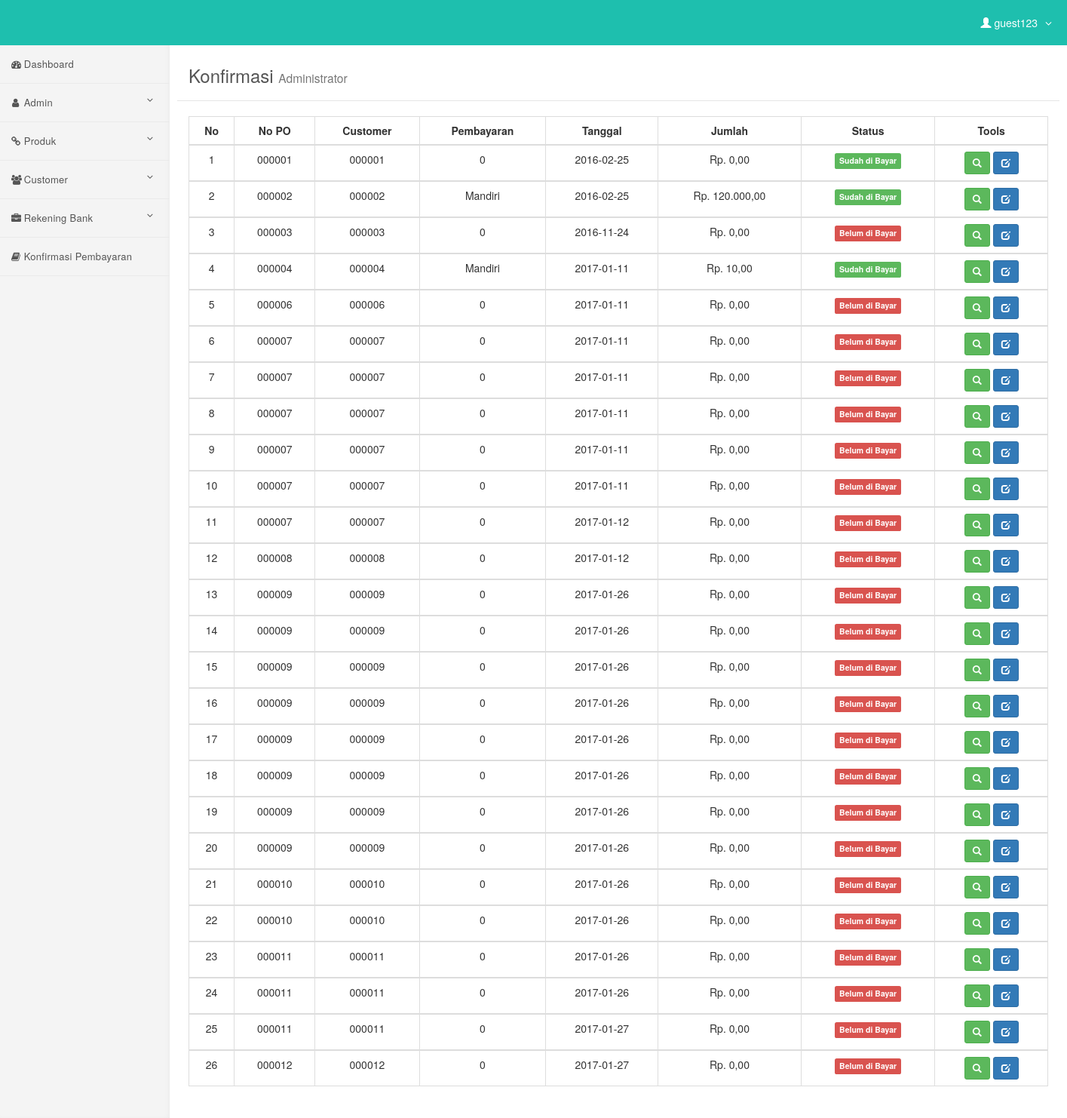
/admin/konfirmasi.php (signed in), run on the app's committed database.
### tables this page shows
CREATE TABLE `konfirmasi` (
  `id_kon` int(6) NOT NULL,
  `nopo` varchar(10) NOT NULL,
  `kd_cus` varchar(15) NOT NULL,
  `bayar_via` varchar(20) NOT NULL,
  `tanggal` date NOT NULL,
  `jumlah` int(10) NOT NULL,
  `bukti_transfer` varchar(50) NOT NULL,
  `status` enum('Bayar','Belum') NOT NULL
);

### admin/konfirmasi.php (the view, shortened to what this page needs)
<?php include('header.php'); ?>
    <div id="page-wrapper">
        <div class="content-header">
            <div class="container">
                <h3>Konfirmasi <small>Administrator</small></h3>
            </div>
        </div>
        <div class="container-fluid">
            <div class="row">
                <div class="col-md-12">
                	<?php
                    $query1="select * from konfirmasi";
                    $tampil=mysqli_query($koneksi, $query1) or die(mysqli_error());
                    ?>
                  <table id="example" class="table table-hover table-bordered">
                  <thead>
                      <tr>
                        <th><center>No </center></th>
                        <th><center>No PO </center></th>
                        <th><center>Customer </i></center></th>
                        <th><center>Pembayaran </center></th>
                        <th><center>Tanggal </center></th>
                        <th><center>Jumlah </center></th>
                        <th><center>Status </center></th>
                        <th><center>Tools</center></th>
                      </tr>
                  </thead>
                     <?php
                     $no=0;
                     while($data=mysqli_fetch_array($tampil))
                    { $no++; ?>
                    <tbody>
                    <tr>
                    <td><center><?php echo $no; ?></center></td>
                    <td><center><?php echo $data['nopo'];?></center></td>
                    <td><center><?php echo $data['kd_cus'];?></center></td>
                    <td><center><?php echo $data['bayar_via']; ?></center></td>
                    <td><center><?php echo $data['tanggal']; ?></center></td>
                    <td><center>Rp. <?php echo number_format($data['jumlah'],2,",",".");?></center></td>
                    <td><center><?php
                            if($data['status'] == 'Bayar'){
                                echo '<span class="label label-success">Sudah di Bayar</span>';
                            }
                            else if ($data['status'] == 'Belum' ){
                                echo '<span class="label label-danger">Belum di Bayar</span>';
                            }
                    ?>
                    </center></td>
                    <td><center><div id="thanks"><a class="btn btn-sm btn-success" data-placement="bottom" data-toggle="tooltip" title="Detail Konfirmasi" href="detail-konfirmasi.php?hal=detail&kd=<?php echo $data['id_kon'];?>"><span class="glyphicon glyphicon-search"></span></a>
                    <a class="btn btn-sm btn-primary" data-placement="bottom" data-toggle="tooltip" title="Edit Konfirmasi" href="edit-konfirmasi.php?hal=edit&kode=<?php echo $data['id_kon'];?>"><span class="glyphicon glyphicon-edit"></span></a>
                    </center></td></tr></div>
                 <?php
              }
              ?>
                   </tbody>
<?php include('footer.php'); ?>

### admin/header.php (shortened to what this page needs)
<?php
if (empty($_SESSION['username'])){
    header('location: login.php');
} else {
?>
<!DOCTYPE html>
<html lang="en">
<head>
    <link rel="stylesheet" type="text/css" href="../assets/css/bootstrap.min.css">
	<link rel="stylesheet" type="text/css" href="../assets/css/font-awesome.min.css">
</head>
  <body>
<div id="wrapper">
    <nav class="navbar navbar-inverse navbar-fixed-top" role="navigation">
        <div class="navbar-header">
            <a class="navbar-brand" href="">
            </a>
        </div>
        <ul class="nav navbar-right top-nav">
            <li class="dropdown">
                <a href="#" class="dropdown-toggle" data-toggle="dropdown"><i class="glyphicon glyphicon-user"></i> <?php echo $_SESSION['fullname']; ?><b class="fa fa-angle-down"></b></a>
            </li>
        </ul>
        <div class="collapse navbar-collapse navbar-ex1-collapse">
            <ul class="nav navbar-nav side-nav">
                <li>
                    <a href="index.php"><i class="fa fa-fw fa fa-dashboard"></i>Dashboard</a>
                </li>
                <li>
                    <a href="#" data-toggle="collapse" data-target="#submenu-1"><i class="fa fa-fw fa-user"></i>Admin<i class="fa fa-fw fa-angle-down pull-right"></i></a>
                </li>
                <li>
                    <a href="#" data-toggle="collapse" data-target="#submenu-2"><i class="fa fa-fw fa-link"></i>Produk <i class="fa fa-fw fa-angle-down pull-right"></i></a>
                </li>
                <li>
                    <a href="#" data-toggle="collapse" data-target="#submenu-3"><i class="fa fa-fw fa-users"></i>Customer<i class="fa fa-fw fa-angle-down pull-right"></i></a>
                </li>
                <li>
                    <a href="#" data-toggle="collapse" data-target="#submenu-4"><i class="fa fa-fw fa-briefcase"></i>Rekening Bank<i class="fa fa-fw fa-angle-down pull-right"></i></a>
                </li>
                <li>
                    <a href="konfirmasi.php"><i class="fa fa-fw fa fa-book"></i>Konfirmasi Pembayaran</a>
                </li>
            </ul>
        </div>
    </nav>
<?php } ?>

### admin/footer.php (shortened to what this page needs)
</body>
</html>

### admin/header.php (style rules this page uses)
body { overflow-x: hidden; }
.fa { padding-right: 5px; }
.top-nav .fa.fa-angle-down { padding-left: 10px; }
.content-header { background: #fff; border-bottom: 1px solid rgba(0, 0, 0, 0.1); padding: 15px 0; margin-bottom: 20px; }
.content-header h3 { margin: 0px; color: #555; font-weight: 400; margin-bottom: 5px !important; }
@media (min-width:768px) { body { margin-top: 50px; } }
#wrapper { padding-left: 0; }
#page-wrapper { width: 100%; padding: 0; background-color: #fff; }
@media (min-width:768px) { #wrapper { padding-left: 225px; } }
@media (min-width:768px) { #page-wrapper { padding: 22px 10px; } }
.navbar-inverse { background-color: #1ebfae; border: none; }
.top-nav { padding: 0 15px; }
.top-nav>li { display: inline-block; float: left; }
.top-nav>li>a { padding-top: 20px; padding-bottom: 20px; line-height: 20px; color: #fff; }
@media (min-width:768px) { .side-nav { position: fixed; top: 60px; left: 225px; width: 225px; margin-left: -225px; border: none; border-radius: 0; overflow-y: auto; background-color: #f4f4f4; box-shadow: inset -3px 0px 8px -4px rgba(0, 0, 0, 0.07); bottom: 0; overflow-x: hidden; padding-bottom: 40px; } }
@media (min-width:768px) { .side-nav>li>a { width: 225px; border-bottom: 1px solid #eaeaea; letter-spacing: 0.3px; font-weight: 400; font-size: 13px; } }
.navbar-inverse .navbar-nav>li>a { color: #555; }
.navbar-brand { padding: 5px 15px; }

### data on the page
konfirmasi: nopo "000001", kd_cus "000001", bayar_via "0", tanggal "2016-02-25", jumlah "0,00", status "Sudah di Bayar"
konfirmasi: nopo "000002", kd_cus "000002", bayar_via "Mandiri", tanggal "2016-02-25", jumlah "120.000,00", status "Sudah di Bayar"
konfirmasi: nopo "000003", kd_cus "000003", bayar_via "0", tanggal "2016-11-24", jumlah "0,00", status "Belum di Bayar"
konfirmasi: nopo "000004", kd_cus "000004", bayar_via "Mandiri", tanggal "2017-01-11", jumlah "10,00", status "Sudah di Bayar"
konfirmasi: nopo "000006", kd_cus "000006", bayar_via "0", tanggal "2017-01-11", jumlah "0,00", status "Belum di Bayar"
konfirmasi: nopo "000007", kd_cus "000007", bayar_via "0", tanggal "2017-01-11", jumlah "0,00", status "Belum di Bayar"
konfirmasi: nopo "000007", kd_cus "000007", bayar_via "0", tanggal "2017-01-11", jumlah "0,00", status "Belum di Bayar"
konfirmasi: nopo "000007", kd_cus "000007", bayar_via "0", tanggal "2017-01-11", jumlah "0,00", status "Belum di Bayar"
konfirmasi: nopo "000007", kd_cus "000007", bayar_via "0", tanggal "2017-01-11", jumlah "0,00", status "Belum di Bayar"
konfirmasi: nopo "000007", kd_cus "000007", bayar_via "0", tanggal "2017-01-11", jumlah "0,00", status "Belum di Bayar"
konfirmasi: nopo "000007", kd_cus "000007", bayar_via "0", tanggal "2017-01-12", jumlah "0,00", status "Belum di Bayar"
konfirmasi: nopo "000008", kd_cus "000008", bayar_via "0", tanggal "2017-01-12", jumlah "0,00", status "Belum di Bayar"
konfirmasi: nopo "000009", kd_cus "000009", bayar_via "0", tanggal "2017-01-26", jumlah "0,00", status "Belum di Bayar"
konfirmasi: nopo "000009", kd_cus "000009", bayar_via "0", tanggal "2017-01-26", jumlah "0,00", status "Belum di Bayar"
konfirmasi: nopo "000009", kd_cus "000009", bayar_via "0", tanggal "2017-01-26", jumlah "0,00", status "Belum di Bayar"
konfirmasi: nopo "000009", kd_cus "000009", bayar_via "0", tanggal "2017-01-26", jumlah "0,00", status "Belum di Bayar"
konfirmasi: nopo "000009", kd_cus "000009", bayar_via "0", tanggal "2017-01-26", jumlah "0,00", status "Belum di Bayar"
konfirmasi: nopo "000009", kd_cus "000009", bayar_via "0", tanggal "2017-01-26", jumlah "0,00", status "Belum di Bayar"
konfirmasi: nopo "000009", kd_cus "000009", bayar_via "0", tanggal "2017-01-26", jumlah "0,00", status "Belum di Bayar"
konfirmasi: nopo "000009", kd_cus "000009", bayar_via "0", tanggal "2017-01-26", jumlah "0,00", status "Belum di Bayar"
konfirmasi: nopo "000010", kd_cus "000010", bayar_via "0", tanggal "2017-01-26", jumlah "0,00", status "Belum di Bayar"
konfirmasi: nopo "000010", kd_cus "000010", bayar_via "0", tanggal "2017-01-26", jumlah "0,00", status "Belum di Bayar"
konfirmasi: nopo "000011", kd_cus "000011", bayar_via "0", tanggal "2017-01-26", jumlah "0,00", status "Belum di Bayar"
konfirmasi: nopo "000011", kd_cus "000011", bayar_via "0", tanggal "2017-01-26", jumlah "0,00", status "Belum di Bayar"
konfirmasi: nopo "000011", kd_cus "000011", bayar_via "0", tanggal "2017-01-27", jumlah "0,00", status "Belum di Bayar"
konfirmasi: nopo "000012", kd_cus "000012", bayar_via "0", tanggal "2017-01-27", jumlah "0,00", status "Belum di Bayar"

### other printed values
$_SESSION['fullname'] "guest123"
